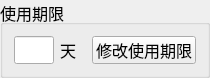
  <widget class="QGroupBox" name="UseTimeBox">
   <property name="geometry">
    <rect>
     <x>810</x>
     <y>230</y>
     <width>210</width>
     <height>70</height>
    </rect>
   </property>
   <property name="font">
    <font>
     <pointsize>12</pointsize>
    </font>
   </property>
   <property name="title">
    <string>使用期限</string>
   </property>
   <property name="checkable">
    <bool>false</bool>
   </property>
   <property name="checked">
    <bool>false</bool>
   </property>
   <layout class="QHBoxLayout" name="horizontalLayout_14">
    <item>
     <widget class="QLineEdit" name="UseTime">
      <property name="enabled">
       <bool>true</bool>
      </property>
      <property name="minimumSize">
       <size>
        <width>40</width>
        <height>28</height>
       </size>
      </property>
      <property name="maximumSize">
       <size>
        <width>40</width>
        <height>28</height>
       </size>
      </property>
      <property name="font">
       <font>
        <pointsize>12</pointsize>
       </font>
      </property>
      <property name="readOnly">
       <bool>true</bool>
      </property>
     </widget>
    </item>
    <item>
     <widget class="QLabel" name="label_3">
      <property name="font">
       <font>
        <pointsize>12</pointsize>
       </font>
      </property>
      <property name="text">
       <string>天</string>
      </property>
     </widget>
    </item>
    <item>
     <widget class="QPushButton" name="pushButton_UseTime">
      <property name="minimumSize">
       <size>
        <width>0</width>
        <height>28</height>
       </size>
      </property>
      <property name="maximumSize">
       <size>
        <width>16777215</width>
        <height>28</height>
       </size>
      </property>
      <property name="font">
       <font>
        <pointsize>12</pointsize>
       </font>
      </property>
      <property name="text">
       <string>修改使用期限</string>
      </property>
     </widget>
    </item>
   </layout>
  </widget>
